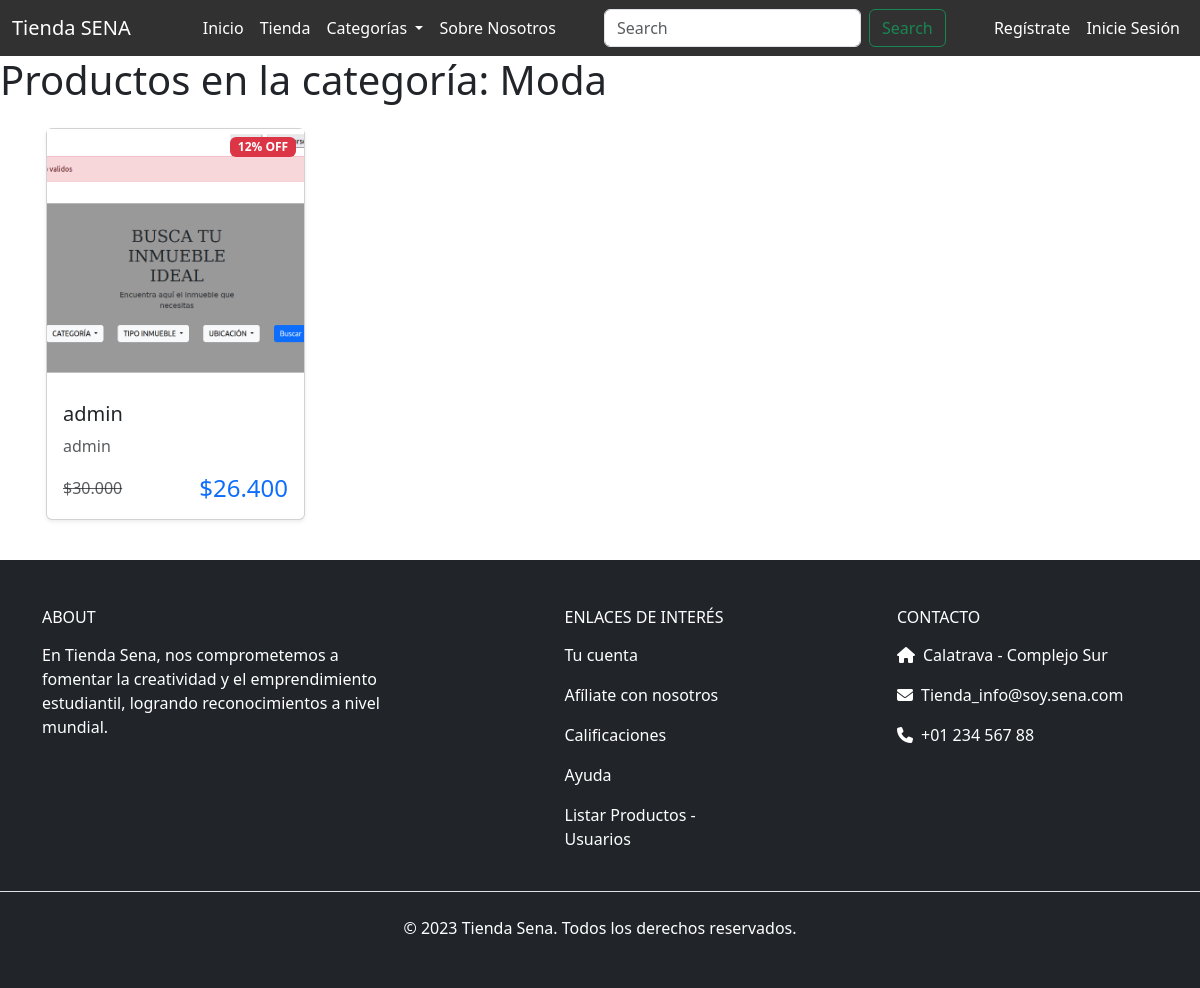
Before: /productos/categoria/1/ with the older database file.
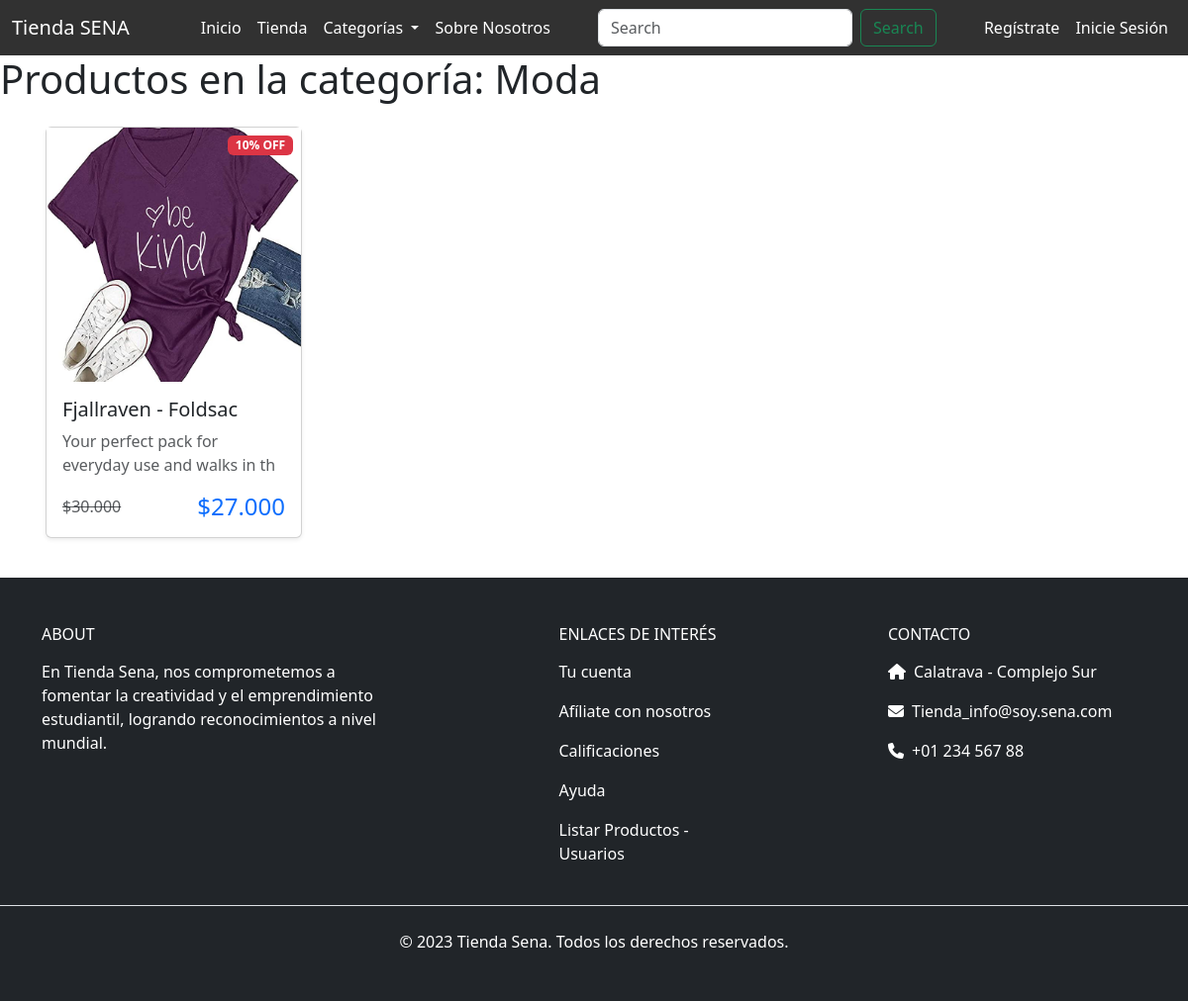
After: the same page with the newer database file.
### tienda_sena/models.py (models this page shows, shortened)
class Producto(models.Model):
    nombre = models.CharField(max_length=100)
    descripcion = models.CharField(max_length=254)
    stock = models.IntegerField()
    vendedor = models.ForeignKey('Usuario', on_delete=models.CASCADE)
    CATEGORIAS = (
        (0, ""),
        (1, "Moda"),
        (2, "Tecnologia"),
        (3, "Artesania"),
        (4, "Accesorios"),
        (5, "Servicios"),
        (6, "Otros"),
    )
    categoria = models.IntegerField(choices=CATEGORIAS, default=0, null=True, blank=True)
    COLORES = (
        (0,"Ninguno"),
        (1,"Gris"),
        (2,"Blanco"),
        (3,"Negro"),
        (4,"Amarillo"),
        (5,"Azul"),
        (6,"Rojo"),
    )
    color = models.IntegerField(choices=COLORES, default=0, null=True, blank=True)
    en_oferta = models.BooleanField(default=False)
    precio_original = models.DecimalField(max_digits=10, decimal_places=2, null=True, blank=True)
    descuento = models.DecimalField(max_digits=5, decimal_places=2, default=0)
    @property
    def precio(self):
        if self.en_oferta and self.descuento > 0:
            return round(self.precio_original - (self.precio_original * self.descuento / Decimal(100)), 2)
        return self.precio_original

class ImagenProducto(models.Model):
    producto = models.ForeignKey(Producto, on_delete=models.CASCADE, related_name='imagenes')
    imagen = models.ImageField(upload_to='productos/')

### tienda_sena/views.py (the view)
# urls.py: path('productos/categoria/<int:categoria>/', views.productos_por_categoria, name='productos_por_categoria'),
def productos_por_categoria(request, categoria):
    try:
        categoria = int(categoria)
        productos = Producto.objects.filter(categoria=categoria)
        categoria_nombre = dict(Producto.CATEGORIAS).get(categoria, "Categoría desconocida")
    except ValueError:
        productos = []
    contexto = {'productos': productos, 'categoria': categoria_nombre}
    return render(request, 'productos/productos_por_categoria.html', contexto)

### tienda_sena/context_processors.py (called while the page is built)
def categorias(request):
    categorias = Producto.CATEGORIAS
    return {'categorias': categorias}

def colores(request):
    colores = Producto.COLORES
    return {'colores': colores}

### tienda_sena/templatetags/custom_filters.py (called while the page is built)
@register.filter
def replace_comma(value):
    if isinstance(value, str):
        return value.replace(',', '.')
    return value

### tienda_sena/templates/productos/productos_por_categoria.html
{% extends 'bases/base.html' %}
{% load static %}
{% block main %}
<h1>Productos en la categoría: {{ categoria }}</h1>
{% include 'bases/_productos.html' with data=productos %}
{% endblock %}

### tienda_sena/templates/bases/_productos.html (shortened to what this page needs)
{% load static humanize custom_filters %}
<div class="container p-3">
    <div class="row">
        {% for producto in data %}
        <div class="col-md-3 col-sm-6 mb-4">
            <div class="card product-card shadow-sm h-100 position-relative">
                <div class="position-relative overflow-hidden">
                    {% if producto.en_oferta %}
                    <span class="badge bg-danger position-absolute top-0 end-0 m-2" style="z-index: 9999;">
                        {{ producto.descuento|floatformat:0 }}% OFF
                    </span>
                    {% endif %}
                    <a href="{% url 'detalle_producto' producto.id %}">
                        {% if producto.imagenes.all %}
                            <div class="ratio ratio-1x1">
                                <img src="{{ producto.imagenes.all.0.imagen.url }}" class="img-fluid object-fit-cover" alt="{{ producto.nombre }}">
                            </div>
                        {% else %}
                            <img src="{% static 'assets/product.png' %}" class="product-image card-img-top" alt="Imagen no disponible">
                        {% endif %}
                    </a>
                </div>
                <div class="card-body">
                    <h5 class="card-title">{{ producto.nombre|slice:":20" }}{% if producto.nombre|length > 100 %}...{% endif %}</h5>
                    <p class="card-text text-muted">{{ producto.descripcion|slice:":50" }}{% if producto.descripcion|length > 100 %}...{% endif %}</p>
                    <div class="d-flex justify-content-between align-items-center">
                        {% if producto.en_oferta %}
                        <span class="text-muted text-decoration-line-through">
                            ${{ producto.precio_original|floatformat:0|intcomma|replace_comma }}
                        </span>
                        <span class="h4 mb-0 ms-2 text-primary">
                            ${{ producto.precio|floatformat:0|intcomma|replace_comma }}
                        </span>
                        {% else %}
                        <span class="h4 mb-0 text-primary">
                            ${{ producto.precio|floatformat:0|intcomma|replace_comma }}
                        </span>
                        {% endif %}
                    </div>
                </div>
            </div>
        </div>
        {% endfor %}
    </div>
</div>

Changed rows visible on the page:
removed Producto: descuento "12", imagenes.all.0.imagen (picture), nombre "admin", descripcion "admin", precio_original "30.000", precio "26.400"
added Producto: descuento "10", imagenes.all.0.imagen (picture), nombre "Fjallraven - Foldsac", descripcion "Your perfect pack for everyday use and walks in th", precio_original "30.000", precio "27.000"
